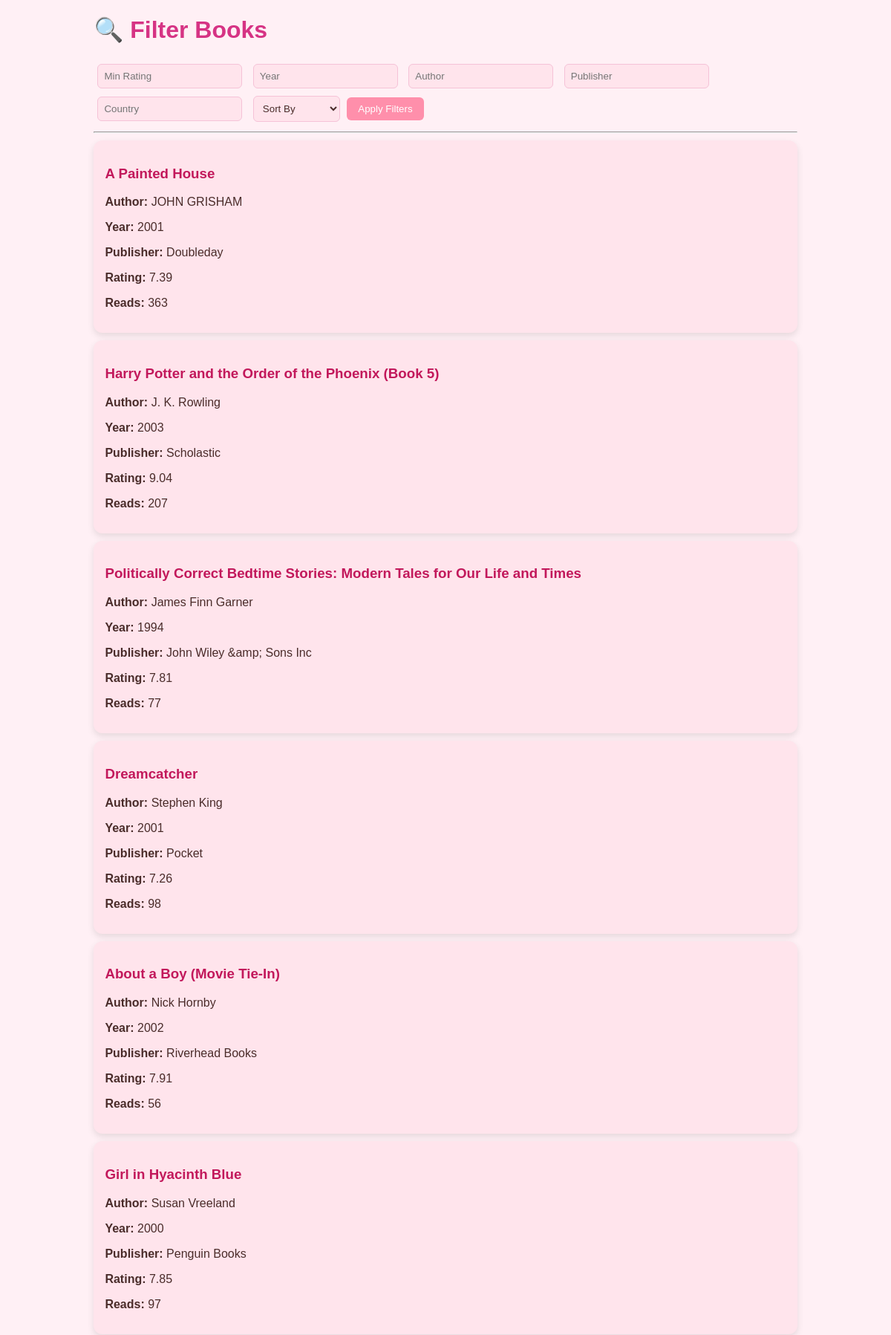
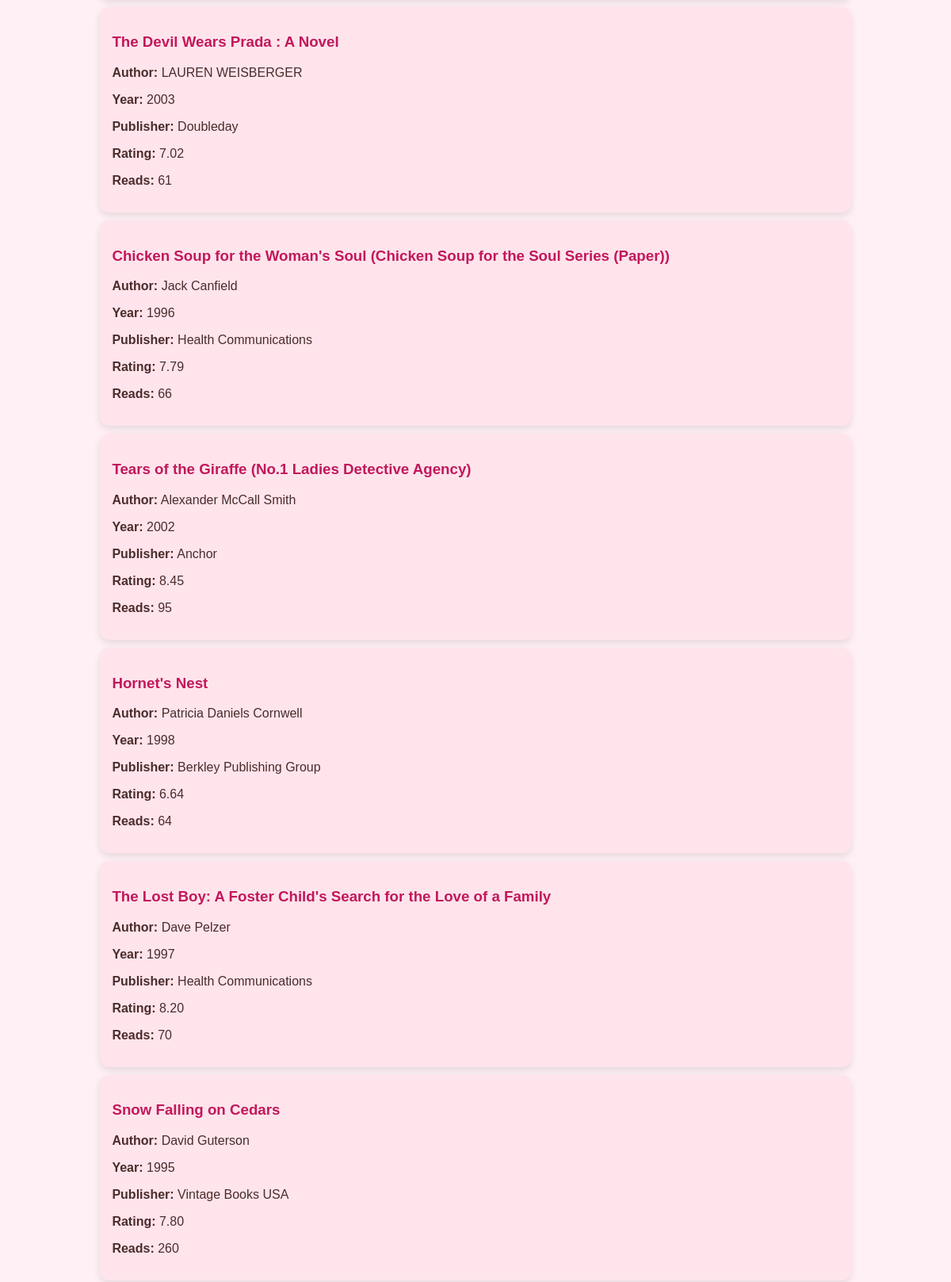
The app's page /filter (upper part) with its own data (2 pictures, top to bottom).
### tables this page shows
CREATE TABLE "book_data" (
"ISBN" TEXT,
  "Book-Title" TEXT,
  "Book-Author" TEXT,
  "Year-Of-Publication" INTEGER,
  "Publisher" TEXT,
  "Country" TEXT,
  "avg_rating" REAL,
  "num_reads" INTEGER
);

### app.py (the view, shortened to what this page needs)
@app.route('/filter', methods=['GET', 'POST'])
def filter_books():
    import sqlite3
    import os
    BASE_DIR = os.path.dirname(os.path.abspath(__file__))
    db_path = os.path.join(BASE_DIR, 'books.db')
    conn = sqlite3.connect(db_path)
    conn.row_factory = sqlite3.Row
    cursor = conn.cursor()
    query = "SELECT * FROM book_data WHERE 1=1"
    params = []
    cursor.execute(query, params)
    books = cursor.fetchall()
    conn.close()
    return render_template('filter.html', books=books)

### templates/filter.html (shortened to what this page needs)
<!DOCTYPE html>
<html>
<head>
</head>
<body>
<div class="container">
    <h1>🔍 Filter Books</h1>
    <form method="POST">
        <input type="number" step="0.1" name="min_rating" placeholder="Min Rating">
        <input type="number" name="year" placeholder="Year">
        <input type="text" name="author" placeholder="Author">
        <input type="text" name="publisher" placeholder="Publisher">
        <input type="text" name="country" placeholder="Country">
        <select name="sort_by">
            <option value="">Sort By</option>
        </select>
        <button type="submit">Apply Filters</button>
    </form>
    <hr>
    {% if books %}
        {% for book in books %}
            <div class="book-card">
                <a href="/book/{{ book['ISBN'] }}">
                    <h3>{{ book['Book-Title'] }}</h3>
                </a>
                <p><b>Author:</b> {{ book['Book-Author'] }}</p>
                <p><b>Year:</b> {{ book['Year-Of-Publication'] }}</p>
                <p><b>Publisher:</b> {{ book['Publisher'] }}</p>
                <p><b>Rating:</b> {{ "%.2f"|format(book['avg_rating']) }}</p>
                <p><b>Reads:</b> {{ book['num_reads'] }}</p>
            </div>
        {% endfor %}
    {% else %}
        <p class="no-results">No books found. Try different filters.</p>
    {% endif %}
</div>
</body>
</html>

### templates/filter.html (style rules this page uses)
body { font-family: Arial; background: #fff0f5; color: #4a2c2a; }
.container { width: 80%; margin: auto; }
h1 { color: #d63384; }
form input, form select { padding: 8px; margin: 5px; border: 1px solid #f5c2d7; border-radius: 6px; background: #ffe4ec; color: #4a2c2a; }
button { padding: 8px 15px; background: #ff8fab; color: white; border: none; border-radius: 6px; cursor: pointer; transition: 0.3s; }
.book-card { background: #ffe4ec; padding: 15px; margin: 10px 0; border-radius: 12px; box-shadow: 0 4px 10px rgba(0,0,0,0.1); }
.book-card h3 { color: #c2185b; }
a { text-decoration: none; color: inherit; }

### records on screen
book_data: book "A Painted House", book "JOHN GRISHAM", book "2001", Publisher "Doubleday", avg_rating "7.39", num_reads "363"
book_data: book "Harry Potter and the Order of the Phoenix (Book 5)", book "J. K. Rowling", book "2003", Publisher "Scholastic", avg_rating "9.04", num_reads "207"
book_data: book "Politically Correct Bedtime Stories: Modern Tales for Our Life and Times", book "James Finn Garner", book "1994", Publisher "John Wiley &amp; Sons Inc", avg_rating "7.81", num_reads "77"
book_data: book "Dreamcatcher", book "Stephen King", book "2001", Publisher "Pocket", avg_rating "7.26", num_reads "98"
book_data: book "About a Boy (Movie Tie-In)", book "Nick Hornby", book "2002", Publisher "Riverhead Books", avg_rating "7.91", num_reads "56"
book_data: book "Girl in Hyacinth Blue", book "Susan Vreeland", book "2000", Publisher "Penguin Books", avg_rating "7.85", num_reads "97"
book_data: book "The Devil Wears Prada : A Novel", book "LAUREN WEISBERGER", book "2003", Publisher "Doubleday", avg_rating "7.02", num_reads "61"
book_data: book "Chicken Soup for the Woman's Soul (Chicken Soup for the Soul Series (Paper))", book "Jack Canfield", book "1996", Publisher "Health Communications", avg_rating "7.79", num_reads "66"
book_data: book "Tears of the Giraffe (No.1 Ladies Detective Agency)", book "Alexander McCall Smith", book "2002", Publisher "Anchor", avg_rating "8.45", num_reads "95"
book_data: book "Hornet's Nest", book "Patricia Daniels Cornwell", book "1998", Publisher "Berkley Publishing Group", avg_rating "6.64", num_reads "64"
book_data: book "The Lost Boy: A Foster Child's Search for the Love of a Family", book "Dave Pelzer", book "1997", Publisher "Health Communications", avg_rating "8.20", num_reads "70"
book_data: book "Snow Falling on Cedars", book "David Guterson", book "1995", Publisher "Vintage Books USA", avg_rating "7.80", num_reads "260"
